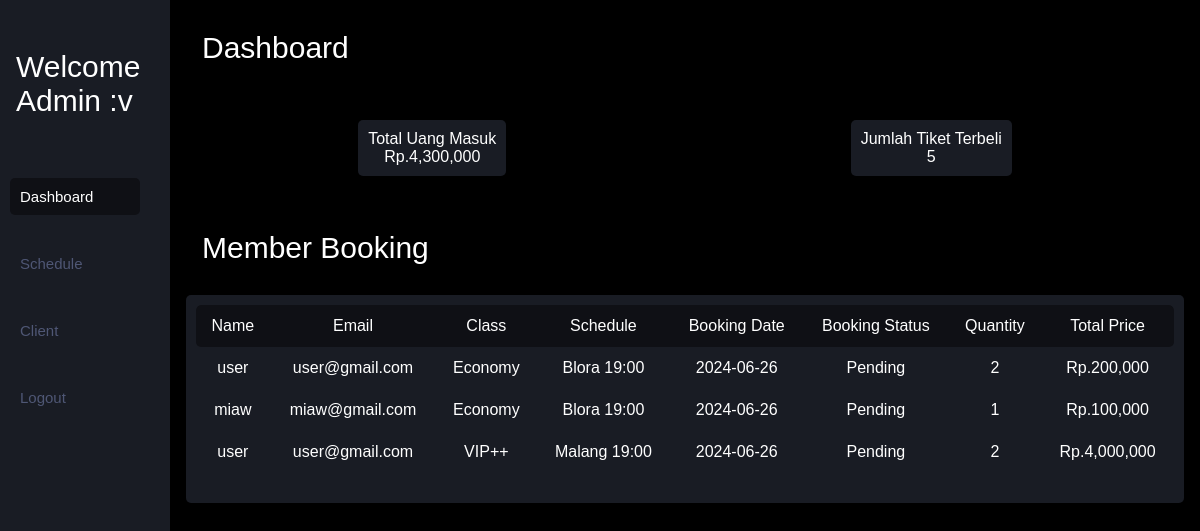
/admin.php (signed in), run on the app's committed database.
### tables this page shows
CREATE TABLE `booking` (
  `booking_id` int NOT NULL,
  `user_id` int NOT NULL,
  `type_ticket_id` int NOT NULL,
  `jadwal_id` int NOT NULL,
  `quantity` int NOT NULL,
  `total_price` decimal(10,2) NOT NULL,
  `booking_date` date NOT NULL,
  `booking_status` varchar(255) NOT NULL
);

CREATE TABLE `users` (
  `id` int NOT NULL,
  `email` varchar(255) NOT NULL,
  `password` varchar(255) NOT NULL,
  `role` enum('admin','user') NOT NULL,
  `name` varchar(100) NOT NULL
);

CREATE TABLE `type_ticket` (
  `id` int NOT NULL,
  `class` varchar(255) NOT NULL,
  `price` decimal(10,2) NOT NULL
);

CREATE TABLE `jadwal` (
  `id` int NOT NULL,
  `city` varchar(255) NOT NULL,
  `jam_keberangkatan` time(4) NOT NULL
);

### admin.php (the view, shortened to what this page needs)
<?php
require_once 'connection.php';
$sale_result = mysqli_query($conn, "SELECT SUM(total_price) AS total_price FROM booking");
$booking_result = mysqli_query($conn, "SELECT SUM(quantity) AS total_book FROM booking");
$user_booking_result = mysqli_query($conn, "SELECT * FROM booking JOIN users ON users.id = booking.user_id JOIN type_ticket ON type_ticket.id = booking.type_ticket_id JOIN jadwal ON jadwal.id = booking.jadwal_id;");
?>
<!DOCTYPE html>
<html lang="en">
<head>
</head>
<body>
    <div class="sidenav">
        <div class="title">Welcome Admin :v</div>
        <a href="admin.php" class="active">Dashboard</a>
        <a href="admin_schedule.php">Schedule</a>
        <a href="admin_client.php">Client</a>
        <a href="logout.php">Logout</a>
    </div>
    <div class="container">
        <div class="title">Dashboard</div>
        <div class="card-content-top">
            <div class="card-sale">
                <div class="card-content-title">Total Uang Masuk</div>
                <?php
                while ($row = mysqli_fetch_array($sale_result)) {
                    ?>
                    <div>Rp.<?= number_format($row['total_price']); ?></div>
                    <?php
                }
                ?>
            </div>
            <div class="card-order">
                <div class="card-content-title">Jumlah Tiket Terbeli</div>
                <?php
                while ($row = mysqli_fetch_array($booking_result)) {
                    ?>
                    <div><?= $row['total_book']; ?></div>
                    <?php
                }
                ?>
            </div>
        </div>
        <div class="content-viewer">
            <div class="title">Member Booking</div>
            <div class="card-table">
                <table>
                    <tr>
                        <td class="top-table" style="border-top-left-radius: 5px; border-bottom-left-radius:5px;">Name
                        </td>
                        <td class="top-table">Email</td>
                        <td class="top-table">Class</td>
                        <td class="top-table">Schedule</td>
                        <td class="top-table">Booking Date</td>
                        <td class="top-table">Booking Status</td>
                        <td class="top-table">Quantity</td>
                        <td class="top-table" style="border-top-right-radius: 5px; border-bottom-right-radius:5px;">
                            Total Price</td>
                    </tr>
                    <?php
                    while ($row = mysqli_fetch_array($user_booking_result)) {
                        ?>
                        <tr>
                            <td><?= $row['name']; ?></td>
                            <td><?= $row['email']; ?></td>
                            <td><?= $row['class']; ?></td>
                            <td><?= $row['city'], " ", date('H:i',strtotime($row['jam_keberangkatan'])); ?></td>
                            <td><?= $row['booking_date']; ?></td>
                            <td><?= $row['booking_status']; ?></td>
                            <td><?= $row['quantity']; ?></td>
                            <td>Rp.<?= number_format($row['total_price']); ?></td>
                        </tr>
                        <?php
                    }
                    ?>
                </table>
            </div>
        </div>
    </div>
</body>
</html>

### admin.php (style rules this page uses)
body { margin: 0; padding: 0; font-family: Arial, Helvetica, sans-serif; background-color: black; }
.sidenav { height: 100%; width: 170px; position: fixed; z-index: 1; top: 0; left: 0; background-color: #191C24; overflow-x: hidden; padding-top: 20px; }
.sidenav a { margin: 30px 30px 30px 10px; padding: 10px; text-decoration: none; border-radius: 5px; font-size: 15px; color: #4F5775; display: block; }
.title { padding: 30px 8px 30px 16px; font-size: 30px; display: block; color: white; }
.sidenav a.active { border-radius: 5px; color: white; background-color: #0F1015; }
.container { margin-left: 170px; padding: 1px 16px; color: white; }
.card-content-top { display: flex; justify-content: space-around; text-align: center; }
.card-view, .card-sale, .card-order { border-radius: 5px; background-color: #191C24; margin: 25px; padding: 10px; }
.content-viewer { justify-content: center; }
.card-table { text-align: center; background-color: #191C24; border-radius: 5px; padding: 10px; }
table { border-collapse: collapse; width: 100%; margin-bottom: 20px; border-radius: 5px; overflow: hidden; }
table,th,td { padding: 12px; text-align: center; }
.top-table { background-color: #0F1015; }

### data on the page
booking: user.name "user", user.email "user@gmail.com", type_ticket.class "Economy", jadwal.city "Blora", jadwal.jam_keberangkatan "19:00", booking_date "2024-06-26", booking_status "Pending", quantity "2", total_price "200,000"
booking: user.name "miaw", user.email "miaw@gmail.com", type_ticket.class "Economy", jadwal.city "Blora", jadwal.jam_keberangkatan "19:00", booking_date "2024-06-26", booking_status "Pending", quantity "1", total_price "100,000"
booking: user.name "user", user.email "user@gmail.com", type_ticket.class "VIP++", jadwal.city "Malang", jadwal.jam_keberangkatan "19:00", booking_date "2024-06-26", booking_status "Pending", quantity "2", total_price "4,000,000"

### other printed values
$row['total_price'] "4,300,000"
$row['total_book'] "5"
